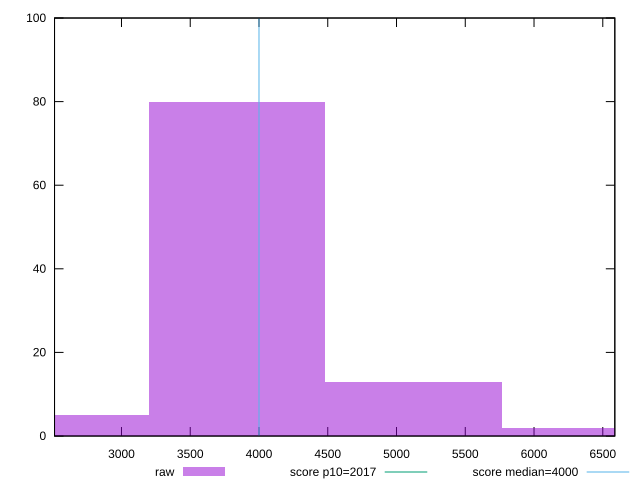

Recreate this plot in gnuplot.
reset

$raw <<EOF
3842.7818266817626 80
5123.70910224235 13
6404.636377802937 2
2561.854551121175 5
EOF

set key outside below
set boxwidth 1280.9272755605875
set xrange [2513.1680000000024:6587.555999999995]
set yrange [0:100]
set trange [0:100]
set style fill transparent solid 0.5 noborder

set parametric
set terminal svg size 640, 490 enhanced background rgb 'white'
set output "reports/report_00027_2021-02-24T12-40-31.850Z/mainthread-work-breakdown/samples/astro/raw/histogram.svg"

plot $raw title "raw" with boxes, \
     2017,t title "score p10=2017", \
     4000,t title "score median=4000"

reset
